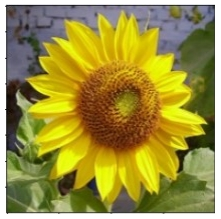
#> input picture week10task/sunflower.jpeg, 221 x 219 px
$ jupyter execute task1.ipynb   (older library calls are emulated)
#> lines starting #> are read from the running program, lines starting #| are printed output that depends on the picture
[cell 1]
from PIL import Image, ImageEnhance, ImageFilter
import numpy as np
import matplotlib.pyplot as plt
import cv2

# Load the image
image_path = 'sunflower.jpeg'
image = Image.open(image_path)
#> image is the input picture: PIL image 221x219 RGB; mean R, G, B 157.1, 145.8, 63.9

# Brighten the image
def brighten_image(image, factor=1.5):
#> called with factor = 1.5
    enhancer = ImageEnhance.Brightness(image)
    return enhancer.enhance(factor)
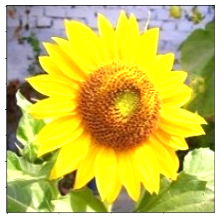
#> returned value: PIL image 221x219 RGB; mean R, G, B 202, 192.6, 83.4

# Add noise to the image
def add_noise(image):
    np_image = np.array(image)
    noise = np.random.randint(0, 50, (np_image.shape), dtype='uint8')
    noisy_image = cv2.add(np_image, noise)
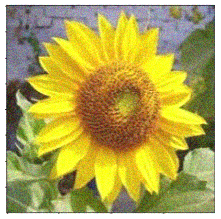
#> noisy_image: shape (219, 221, 3); mean R, G, B 178.4, 167.1, 86.2
    return Image.fromarray(noisy_image)

# Change contrast of the image
def change_contrast(image, factor=1.5):
#> called with factor = 1.5
    enhancer = ImageEnhance.Contrast(image)
    return enhancer.enhance(factor)
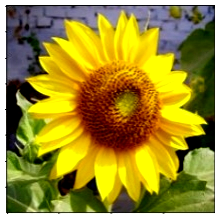
#> returned value: PIL image 221x219 RGB; mean R, G, B 157.8, 141.5, 48.7

# Blur the image
def blur_image(image, radius=2):
#> called with radius = 2
    return image.filter(ImageFilter.GaussianBlur(radius))
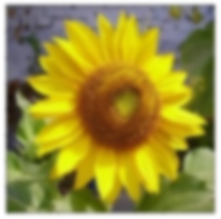
#> returned value: PIL image 221x219 RGB; mean R, G, B 157.1, 145.8, 63.9

# Sharpen the image
def sharpen_image(image):
    enhancer = ImageEnhance.Sharpness(image)
    return enhancer.enhance(2.0)

# Edge detection
def edge_detect_image(image):
    np_image = np.array(image.convert('L'))
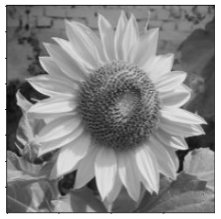
#> np_image: shape (219, 221); min 7, max 255, mean 139.9
    edges = cv2.Canny(np_image, 100, 200)
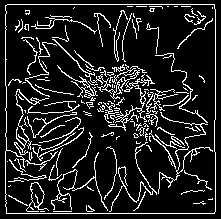
#> edges: shape (219, 221); 13.1% white in thin lines or dots
    return Image.fromarray(edges)

# Upscale the image
def upscale_image(image, scale=2):
#> called with scale = 2
    width, height = image.size
#> width = 221; height = 219
    return image.resize((width * scale, height * scale), Image.ANTIALIAS)
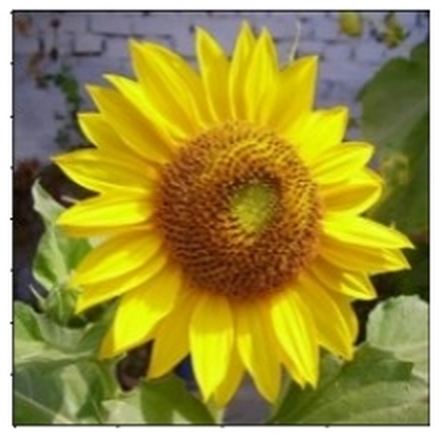
#> returned value: PIL image 442x438 RGB; mean R, G, B 157, 145.7, 63.9

# Downscale the image
def downscale_image(image, scale=2):
#> called with scale = 2
    width, height = image.size
#> width = 221; height = 219
    return image.resize((width // scale, height // scale), Image.ANTIALIAS)
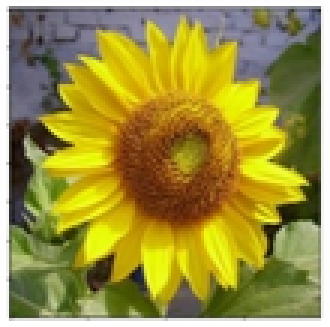
#> returned value: PIL image 110x109 RGB (shown 3 times larger); mean R, G, B 156.9, 145.6, 63.8

# Composite image with itself for demonstration
def composite_image(image):
    width, height = image.size
#> width = 221; height = 219
    composite = Image.new('RGB', (width * 2, height))
#> composite: PIL image 442x219 RGB; every value is 0
    composite.paste(image, (0, 0))
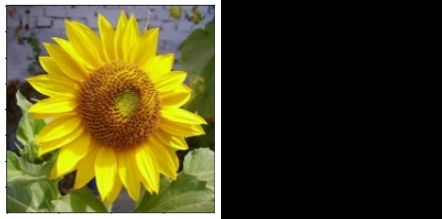
#> composite: PIL image 442x219 RGB; mean R, G, B 78.6, 72.9, 32
    composite.paste(image, (width, 0))
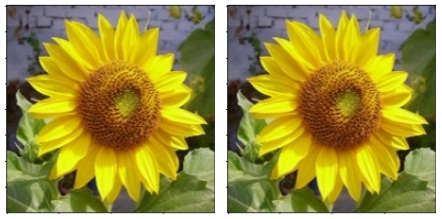
#> composite: PIL image 442x219 RGB; mean R, G, B 157.1, 145.8, 63.9
    return composite

# Apply transformations
bright_image = brighten_image(image)
noisy_image = add_noise(image)
contrast_image = change_contrast(image)
blur_image = blur_image(image)
sharpen_image = sharpen_image(image)
edge_image = edge_detect_image(image)
upscale_image = upscale_image(image)
downscale_image = downscale_image(image)
composite_image = composite_image(image)

# Display images
fig, axes = plt.subplots(3, 3, figsize=(15, 15))
axes = axes.flatten()
images = [bright_image, noisy_image, contrast_image, blur_image, sharpen_image, edge_image, upscale_image, downscale_image, composite_image]
titles = ["Brighten", "Add Noise", "Change Contrast", "Blur", "Sharpen", "Edge Detect", "Upscale", "Downscale", "Composite"]

for ax, img, title in zip(axes, images, titles):
    ax.imshow(img)
    ax.set_title(title)
    ax.axis('off')
#> this loop made 9 passes
#> title on passes 1 to 9: 'Brighten', 'Add Noise', 'Change Contrast', 'Blur', 'Sharpen', 'Edge Detect', 'Upscale', 'Downscale', 'Composite'

plt.tight_layout()
plt.show()
